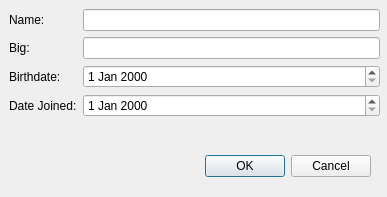
<?xml version="1.0" encoding="UTF-8"?>
<ui version="4.0">
 <class>Dialog</class>
 <widget class="QDialog" name="Dialog">
  <property name="geometry">
   <rect>
    <x>0</x>
    <y>0</y>
    <width>387</width>
    <height>197</height>
   </rect>
  </property>
  <property name="windowTitle">
   <string>Add Member</string>
  </property>
  <widget class="QDialogButtonBox" name="buttonBox">
   <property name="geometry">
    <rect>
     <x>30</x>
     <y>150</y>
     <width>341</width>
     <height>32</height>
    </rect>
   </property>
   <property name="orientation">
    <enum>Qt::Horizontal</enum>
   </property>
   <property name="standardButtons">
    <set>QDialogButtonBox::Cancel|QDialogButtonBox::Ok</set>
   </property>
  </widget>
  <widget class="QWidget" name="formLayoutWidget">
   <property name="geometry">
    <rect>
     <x>9</x>
     <y>9</y>
     <width>371</width>
     <height>131</height>
    </rect>
   </property>
   <layout class="QFormLayout" name="formLayout">
    <item row="0" column="0">
     <widget class="QLabel" name="name_label">
      <property name="text">
       <string>Name:</string>
      </property>
     </widget>
    </item>
    <item row="1" column="0">
     <widget class="QLabel" name="big_label">
      <property name="text">
       <string>Big:</string>
      </property>
     </widget>
    </item>
    <item row="2" column="0">
     <widget class="QLabel" name="dob_label">
      <property name="text">
       <string>Birthdate:</string>
      </property>
     </widget>
    </item>
    <item row="3" column="0">
     <widget class="QLabel" name="date_joined_label">
      <property name="text">
       <string>Date Joined:</string>
      </property>
     </widget>
    </item>
    <item row="0" column="1">
     <widget class="QLineEdit" name="name_field"/>
    </item>
    <item row="1" column="1">
     <widget class="QLineEdit" name="big_field"/>
    </item>
    <item row="2" column="1">
     <widget class="QDateEdit" name="dob_field"/>
    </item>
    <item row="3" column="1">
     <widget class="QDateEdit" name="date_joined_field"/>
    </item>
   </layout>
  </widget>
 </widget>
 <resources/>
 <connections>
  <connection>
   <sender>buttonBox</sender>
   <signal>accepted()</signal>
   <receiver>Dialog</receiver>
   <slot>accept()</slot>
   <hints>
    <hint type="sourcelabel">
     <x>248</x>
     <y>254</y>
    </hint>
    <hint type="destinationlabel">
     <x>157</x>
     <y>274</y>
    </hint>
   </hints>
  </connection>
  <connection>
   <sender>buttonBox</sender>
   <signal>rejected()</signal>
   <receiver>Dialog</receiver>
   <slot>reject()</slot>
   <hints>
    <hint type="sourcelabel">
     <x>316</x>
     <y>260</y>
    </hint>
    <hint type="destinationlabel">
     <x>286</x>
     <y>274</y>
    </hint>
   </hints>
  </connection>
 </connections>
</ui>
